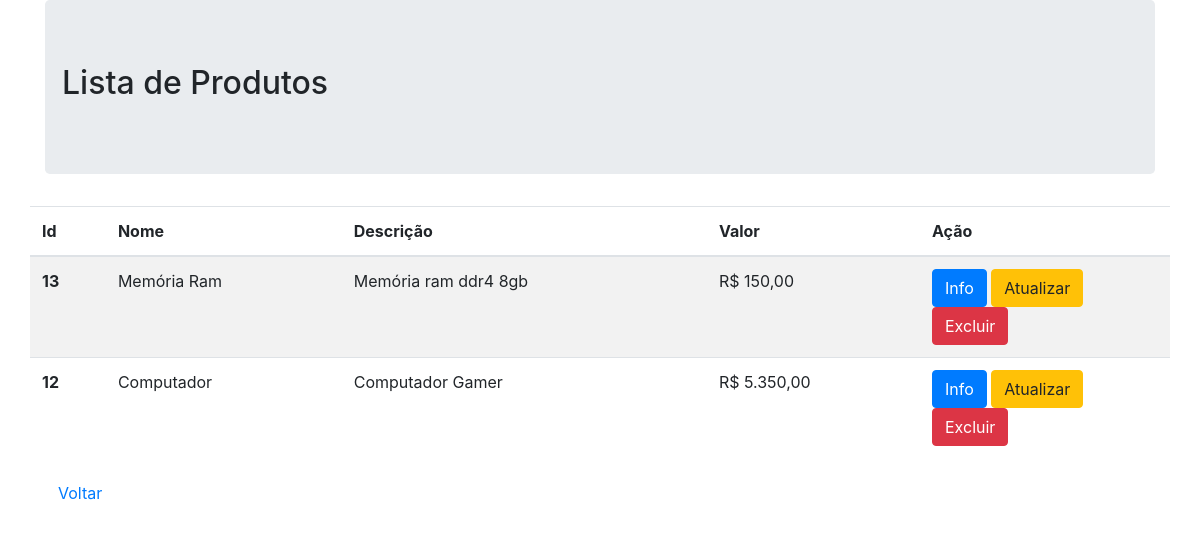
Page /trabalho/admin/listaproduto.php on the committed database.
### tables this page shows
CREATE TABLE `produto` (
  `id` int(11) UNSIGNED NOT NULL,
  `nome` varchar(50) NOT NULL,
  `descricao` varchar(80) NOT NULL,
  `valor` varchar(35) NOT NULL,
  `categoria_id` int(11) DEFAULT NULL,
  `imagem` varchar(255) DEFAULT NULL
);

### trabalho/admin/listaproduto.php (the view, shortened to what this page needs)
<!DOCTYPE html>
<html lang="pt-br">
<head>
    <link rel="stylesheet" href="assets/css/bootstrap.min.css">
</head>
<body>
    <div class="container">
        <div class="jumbotron">
            <div class="row">
                <h2> Lista de Produtos </h2>
            </div>
        </div>
        <div class="row">
            <table class="table table-striped">
                <thead>
                    <tr>
                        <th scope="col">Id</th>
                        <th scope="col">Nome</th>
                        <th scope="col">Descrição</th>
                        <th scope="col">Valor</th>
                        <th scope="col">Ação</th>
                    </tr>
                </thead>
                <tbody>
                    <?php
                        $pdo = Banco::conectar();
                        $sql = 'SELECT * FROM produto ORDER BY id DESC';
                        foreach($pdo->query($sql)as $row)
                        {
                            echo '<tr>';
			                      echo '<th scope="row">'. $row['id'] . '</th>';
                            echo '<td>'. $row['nome'] . '</td>';
                            echo '<td>'. $row['descricao'] . '</td>';
                            echo '<td>R$ ' . number_format($row['valor'], 2, ',', '.') . '</td>';
                            echo '<td width=250>';
                            echo '<a class="btn btn-primary" href="read-produtos.php?id='.$row['id'].'">Info</a> ';
                            echo '<a class="btn btn-warning" href="update-produtos.php?id='.$row['id'].'">Atualizar</a> ';
                            echo '<a class="btn btn-danger" href="deleteproduto.php?id='.$row['id'].'">Excluir</a> ';
                            echo '</td>';
                            echo '</tr>';
                        }
                        ?>
                </tbody>
            </table>
        </div>
        <a href="index.php" type="btn" class="btn btn-default">Voltar</a>
    </div>
</body>
</html>

### rows in the picture
produto: id "13", nome "Memória Ram", descricao "Memória ram ddr4 8gb", valor "150,00"
produto: id "12", nome "Computador", descricao "Computador Gamer", valor "5.350,00"
